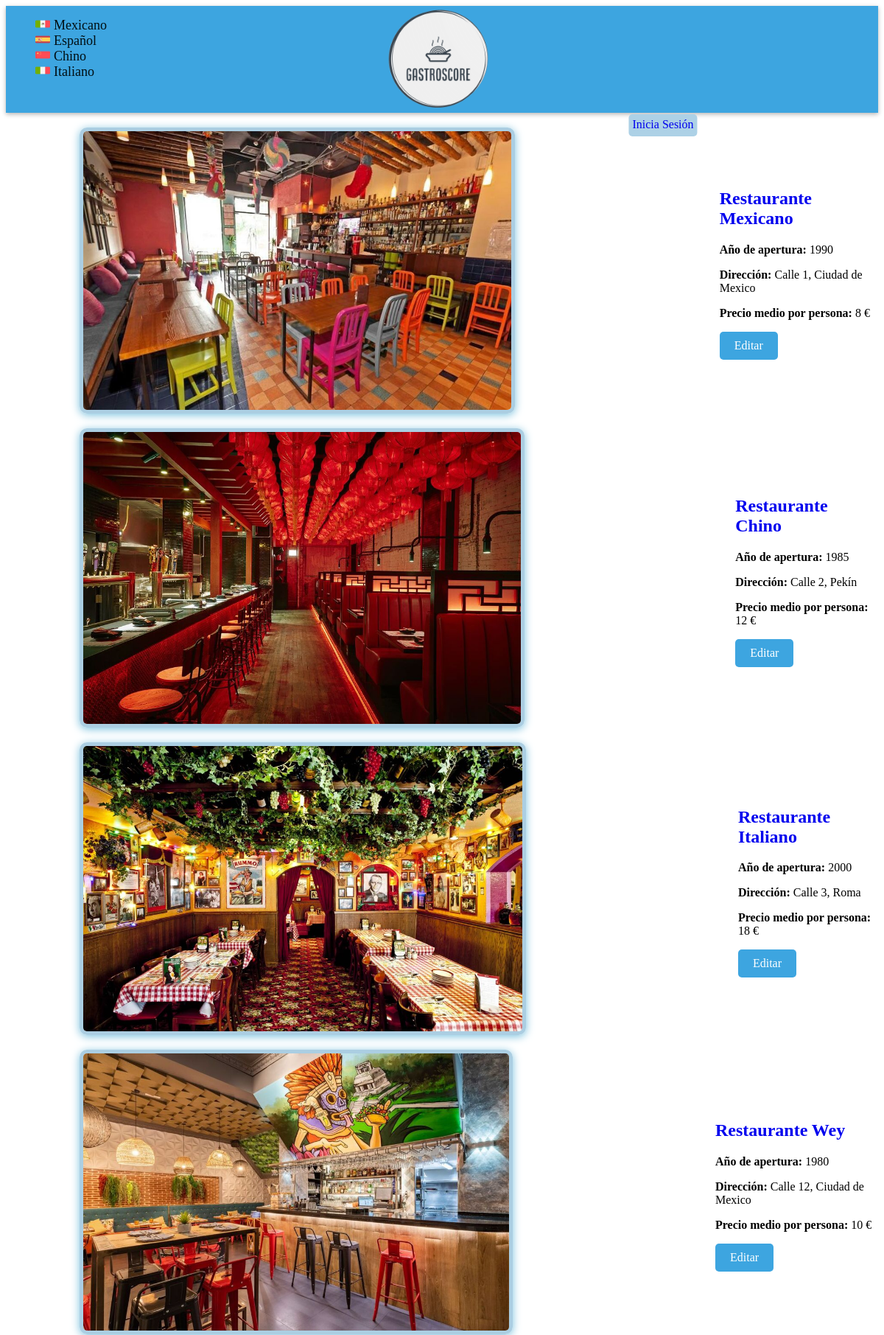
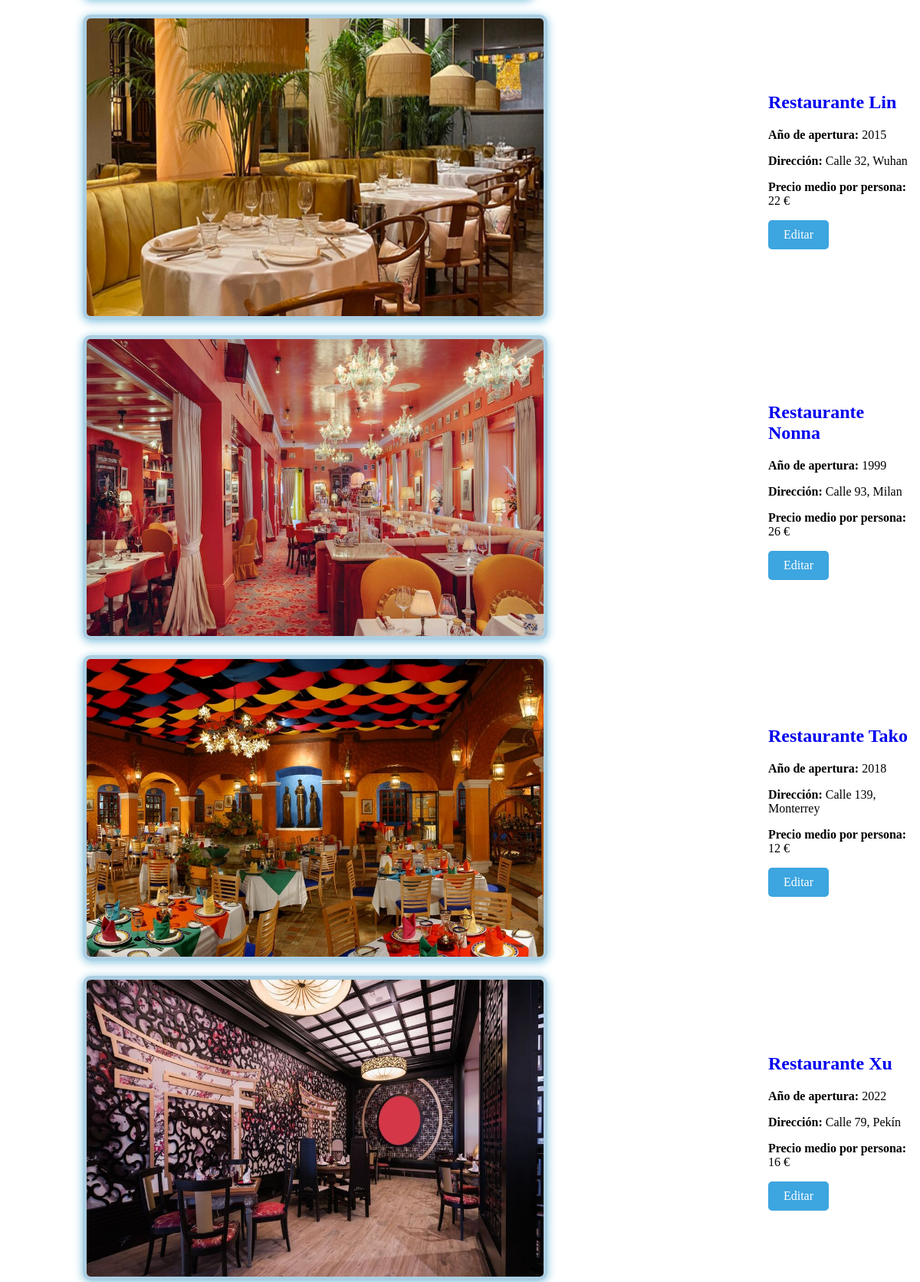
Page /todosRestaurantes.php (upper part) on the committed database (2 pictures, top to bottom).
### tables this page shows
CREATE TABLE IF NOT EXISTS `Restaurantes` (
  `id_rest` INT (11) NOT NULL AUTO_INCREMENT,
  `nombre` varchar(50) NOT NULL,
  `apertura` INT (5) NOT NULL,
  `precio` INT (5) NOT NULL,
  `direccion` varchar(100) NOT NULL,
  `imagen` varchar(50) NOT NULL,
  PRIMARY KEY (`id_rest`)
);

### includes/src/Restaurante.php (called while the page is built, shortened)
<?php
class Restaurante {
    private $id_rest;
    private $nombre;
    private $apertura;
    private $direccion;
    private $imagen;
    private function __construct($nombre, $apertura, $precio, $direccion, $imagen) {
        $uuid = uniqid();
        $this->id_rest = hexdec(substr($uuid, 0, 8)) & 0x7fffffff;
        $this->nombre = $nombre;
        $this->apertura = $apertura;
        $this->precio = $precio;
        $this->direccion = $direccion;
        $this->imagen = $imagen;
    }
    public function getIdRest() {
        return $this->id_rest;
    }
    public function getNombre() {
        return $this->nombre;
    }
    public function getApertura() {
        return $this->apertura;
    }
    public function getDireccion() {
        return $this->direccion;
    }
    public function getImagen() {
        return $this->imagen;
    }
    public function getPrecio() {
        return $this->precio;
    }
    public function setId($id) {
        $this->id_rest = $id;
    }
    public static function getTodos() {
        $conn = Aplicacion::getInstance()->getConexionBd();
        $query = sprintf("SELECT * FROM Restaurantes") ;
        $result = $conn->query($query);
        $restaurantes = array();
        while ($row = $result->fetch_assoc()) {
            $restaurante = new Restaurante($row['nombre'], $row['apertura'], $row['precio'],$row['direccion'], $row['imagen']);
            $restaurante->setId($row['id_rest']);
            $restaurantes[] = $restaurante;
        }
        return $restaurantes;
    }
}

### todosRestaurantes.php (the view, shortened to what this page needs)
<?php
require_once 'includes/src/Restaurante.php';
$restaurantes = Restaurante::getTodos();
$contenidoPrincipal = "";
if ($restaurantes) {
    foreach ($restaurantes as $restaurante) {
        $contenidoPrincipal .=
        "<div class='restaurante-container'>".
            "<a href='restaurante.php?id_rest=" . $restaurante->getIdRest() . "'>" .
            "<img src='" . $restaurante->getImagen() . "' alt='Imagen del restaurante' id='restaurante-imagen-categoria'>".
            "<div class='restaurante-info'>".
            "<h2>" . $restaurante->getNombre() . "</h2></a>".
        "<p><strong>Año de apertura:</strong> " . $restaurante->getApertura() . "</p>".
        "<p><strong>Dirección:</strong> " . $restaurante->getDireccion() . "</p>".
        "<p><strong>Precio medio por persona:</strong> " . $restaurante->getPrecio() . " €" . "</p>".
        "<div class='boton-editar'>".
        "<a href='editarRestaurante.php?id_rest=" . $restaurante->getIdRest() . "'>Editar</a>" .
        "</div>".
        "</div>".
        "</div>";
    }
} else {
    $contenidoPrincipal .=  "No se encontraron restaurantes para la categoría seleccionada";
}
require_once 'includes/src/vistas/plantillas/plantilla.php';

### css/estilo.css (style rules this page uses)
a { text-decoration: none; }
#restaurante-imagen-categoria { display: flex; border-radius: 10px; border: 5px solid #abcee2; border-radius: 10px; box-shadow: 0px 2px 12px rgba(120, 192, 221, 0.986); width: 60%; height: auto; position: relative; margin-left: 100px; }
.restaurante-container { display: flex; align-items: center; margin-bottom: 20px; }
.boton-editar { background-color: #3da5e0; border: none; color: white; padding: 10px 20px; text-align: center; text-decoration: none; display: inline-block; font-size: 16px; border-radius: 5px; cursor: pointer; margin-bottom: 10px; }
.boton-editar a { color: white; text-decoration: none; }

### rows in the picture
restaurantes: imagen (picture), nombre "Restaurante Mexicano", apertura "1990", direccion "Calle 1, Ciudad de Mexico", precio "8"
restaurantes: imagen (picture), nombre "Restaurante Chino", apertura "1985", direccion "Calle 2, Pekín", precio "12"
restaurantes: imagen (picture), nombre "Restaurante Italiano", apertura "2000", direccion "Calle 3, Roma", precio "18"
restaurantes: imagen (picture), nombre "Restaurante Wey", apertura "1980", direccion "Calle 12, Ciudad de Mexico", precio "10"
restaurantes: imagen (picture), nombre "Restaurante Lin", apertura "2015", direccion "Calle 32, Wuhan", precio "22"
restaurantes: imagen (picture), nombre "Restaurante Nonna", apertura "1999", direccion "Calle 93, Milan", precio "26"
restaurantes: imagen (picture), nombre "Restaurante Tako", apertura "2018", direccion "Calle 139, Monterrey", precio "12"
restaurantes: imagen (picture), nombre "Restaurante Xu", apertura "2022", direccion "Calle 79, Pekín", precio "16"
